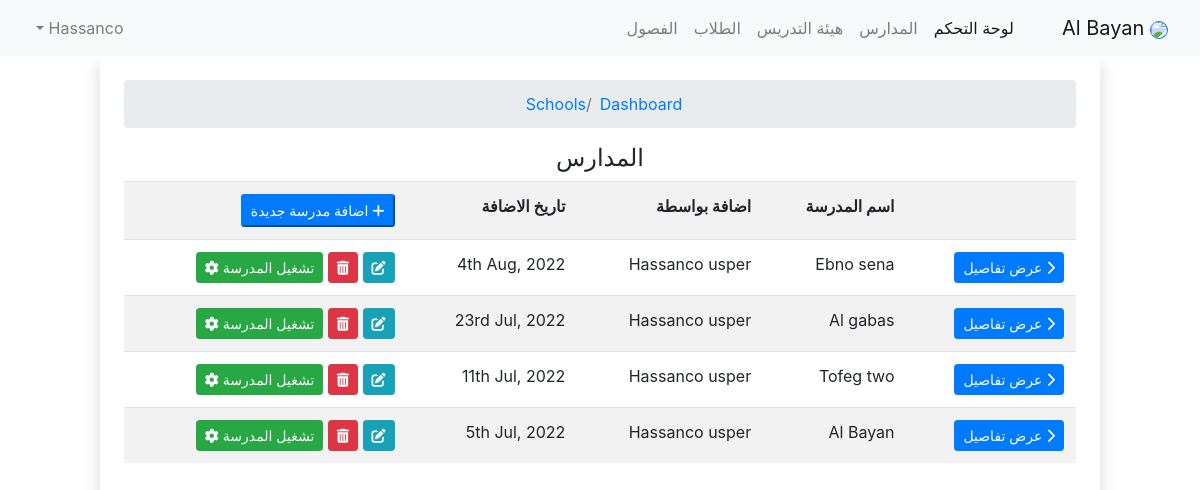
The app's page /public/schools (signed in) with its own data.
### tables this page shows
CREATE TABLE `schools` (
  `id` int(11) NOT NULL,
  `school` varchar(60) NOT NULL,
  `school_id` varchar(60) NOT NULL,
  `date` datetime NOT NULL,
  `user_id` varchar(60) NOT NULL
);

CREATE TABLE `users` (
  `id` int(11) NOT NULL,
  `firstname` varchar(30) NOT NULL,
  `lastname` varchar(30) NOT NULL,
  `date` datetime NOT NULL,
  `email` varchar(100) NOT NULL,
  `user_id` varchar(60) NOT NULL,
  `gender` varchar(6) NOT NULL,
  `school_id` varchar(60) NOT NULL,
  `rank` varchar(20) NOT NULL,
  `image` varchar(500) DEFAULT NULL,
  `password` varchar(255) NOT NULL
);

### private/core/app.php (called while the page is built, shortened)
<?php
class App
{
	protected $method = "index";
	function __construct()
	{
		$URL = $this->getURL();
		if (file_exists('../private/controllers/' .$URL[0]. '.php')) {
			unset($URL[0]);
		}else{
			echo "<h1 style='text-align:center'>Controller not found!</h1>";
			die();
		}
		$this->controller = new $this->controller();
		$URL = array_values($URL);
		$this->params = $URL;
		call_user_func_array([$this->controller , $this->method], $this->params);
	}
	public function getURL()
	{
		$url = isset($_GET['url']) ? $_GET['url'] : "home";
		return explode("/", filter_var(trim($url,"/")), FILTER_SANITIZE_URL );
	}
}

### public/index.php (called while the page is built, shortened)
<?php
$app = new App();

### private/core/database.php (called while the page is built)
<?php
class Database
{
	private function connect(){
		$string = DBDRIVER .":host=".DBHOST.";dbname=".DBNAME;
		if (!$con = new PDO($string , DBUSER , DBPASS)) {
			die("could not connect to Database");
		}
		return $con;
	}
	public function query($query , $data = array() , $data_type = "object"){
		$con = $this->connect();
		$stmt = $con->prepare($query);
         $result = false;
		if ($stmt) {
			$check = $stmt->execute($data);
			if ($check) {
				if ($data_type == "object") {
					$result = $stmt->fetchAll(PDO::FETCH_OBJ);
				}else{
					$result = $stmt->fetchAll(PDO::FETCH_ASSOC);
				}
			}
		}
		if(is_array($result)){
			if (property_exists($this, 'afterSelect')) {
			   foreach($this->afterSelect as $func){
				$result = $this->$func($result);
			  }
	        }
		}
		if (is_array($result) && count($result) > 0) {
		 return $result;
    	}
		return false;
	}
}

### private/core/model.php (called while the page is built, shortened)
<?php
class Model extends Database
{
	public function __construct()
	{
		if (!property_exists($this, 'table')) {
			 $this->table = strtolower(get_class($this)). "s";
		}
	}
	protected function get_primary_key($table)
	{
		$query = "SHOW KEYS FROM $table WHERE Key_name = 'primary'";
		$db = new Database();
		$data = $db->query($query);
		if (!empty($data[0])) {
			return $data[0]->Column_name ;
		}
		return 'id';
	}
	public function where($column , $value , $order = 'DESC' , $limit = 10 , $offset = 0)
	{
		$primary_key = $this->get_primary_key($this->table);
		$query = "select * FROM $this->table where $column = :value ORDER BY $primary_key $order lIMIT $limit OFFSET $offset" ;
		$data = $this->query($query,[
			'value' => $value
		]);
		return $data;
	}
	public function findAll($order = 'DESC' , $limit = 100 , $offset = 0)
	{
		$primary_key = $this->get_primary_key($this->table);
		$query = "SELECT * FROM $this->table ORDER BY $primary_key $order lIMIT $limit OFFSET $offset";
		$data = $this->query($query);
		if(is_array($data)){
			if (property_exists($this, 'afterSelect')) {
			   foreach($this->afterSelect as $func){
				$data = $this->$func($data);
			  }
	        }
		}
	  return $data;
	}
}
?>

### private/models/School.php (called while the page is built, shortened)
<?php
class School extends Model
{
	public function get_user($data)
	{
		$user = new User();
		foreach($data as $key => $row){
			$result = $user->where('user_id' , $row->user_id);
			$data[$key]->user = is_array($result) ? $result[0] : false;
		}
		return $data;
	}
}

### private/core/functions.php (called while the page is built, shortened)
<?php
function get_date($date)
{
  return date("jS M, Y",strtotime($date));
}

### private/views/schools.view.php (the view, shortened to what this page needs)
<div class="container-fluid p-4 mx-auto shadow" style="max-width: 1000px;">
   <div class="card-group justify-content-center">
    <h4>المدارس</h4>
    <table class="table table-hover table-striped text-right" style="direction: right">
      <tr>
        <th></th>
        <th>اسم المدرسة</th>
        <th>اضافة بواسطة</th>
        <th>تاريخ الاضافة</th>
        <th>
          <a href="<?=ROOT?>schools/add">
            <button class="btn-sm btn-primary"><i class="fa fa-plus"></i> اضافة مدرسة جديدة</button>
          </a>
        </th>
      </tr>
  <?php if($rows): ?>
    <?php foreach($rows as $row): ?>
      <tr>
        <td>
          <button class="btn btn-sm btn-primary"><i class="fa fa-chevron-right"></i> عرض تفاصيل</button>
        </td>
        <td><?= $row->school?></td>
        <td><?= $row->user->firstname ?> <?= $row->user->lastname ?></td>
        <td><?= get_date($row->date)?></td>
        <td>
          <a href="<?=ROOT?>schools/edit/<?= $row->id?>" title="تعديل">
             <button class="btn btn-sm btn-info"><i class="fa fa-edit"></i> </button>
          </a>
          <a href="<?=ROOT?>schools/delete/<?= $row->id?>" title="حذف">
             <button class="btn btn-sm btn-danger"><i class="fa fa-trash-alt"></i> </button>
          </a>
          <a href="<?=ROOT?>switch_school/<?= $row->id?>">
             <button class="btn btn-sm btn-success">تشغيل المدرسة <i class="fa fa-gear"> </i> </button>
          </a>
        </td>
      </tr>
    <?php endforeach; ?>
  <?php else: ?>
   <h4>No Schools were found at this time</h4>
  <?php endif; ?>
</table>
  </div>
</div>

### records on screen
schools: school "Ebno sena", date "4th Aug, 2022"
users: firstname "Hassanco", lastname "usper"
schools: school "Al gabas", date "23rd Jul, 2022"
schools: school "Tofeg two", date "11th Jul, 2022"
schools: school "Al Bayan", date "5th Jul, 2022"

### other values on screen
Auth::getSchool_name() "Al Bayan"
$crumb[0] "Dashboard"
$crumb[0] "Schools"
